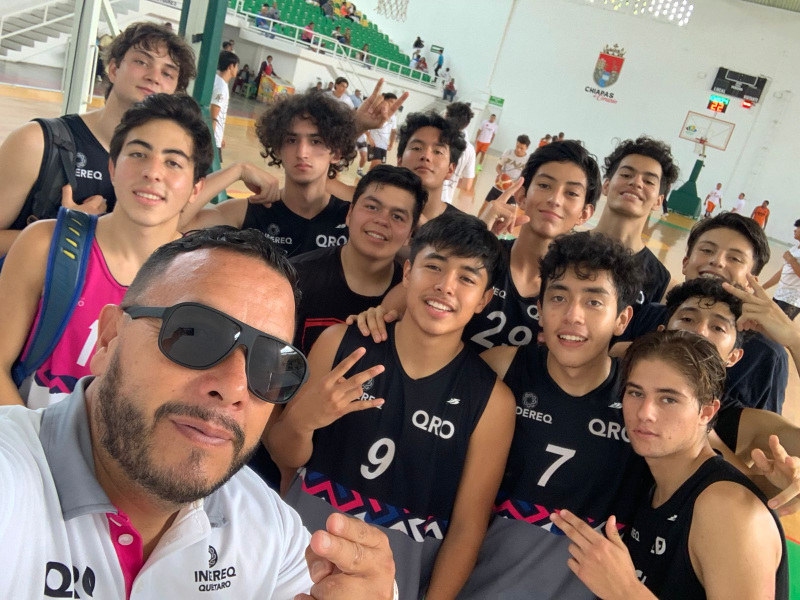
#> input picture Photos/Baketball/48b15ed6-2709-47a5-ab91-ab5953aaf673.jpg, 1600 x 1200 px (shown at 1/2 size)
$ python build-images.py
#> lines starting #> are read from the running program, lines starting #| are printed output that depends on the picture
#!/usr/bin/env python3
"""
Turns my original photos in Photos/ into the web versions the site loads.

For every photo I make several WebP copies at different widths. The browser
then picks the smallest one that is still sharp on that screen, so a phone
downloads a small file and a big monitor gets the full-size one. Quality stays
high (WebP at 86), and I never enlarge a photo beyond its original size.

Run it from the project root whenever I add or replace a photo:
    python3 scripts/build-images.py

It needs Pillow (pip install pillow) and macOS's built-in `sips`, which I use
to read the HEIC photos from my iPhone.
"""
import json
import subprocess
import tempfile
from pathlib import Path

from PIL import Image, ImageOps

ROOT = Path(__file__).resolve().parent.parent
OUT = ROOT / "public" / "images"
MANIFEST = ROOT / "src" / "data" / "images.json"

# The widths I generate. A photo only gets the ones that are not larger than itself.
WIDTHS = [480, 800, 1200, 1600, 2200]
QUALITY = 86

# Original file -> name used on the site. To add a photo, add a line here.
PHOTOS = {
    "Baketball/48b15ed6-2709-47a5-ab91-ab5953aaf673.jpg": "basketball/state-team",
    "Baketball/6ab987fd-68c9-47b4-8008-3ad26a129920.jpg": "basketball/cup-with-coach",
    "Baketball/IMG_1360.jpeg": "basketball/early-trophy",
    "Baketball/IMG_2714.jpeg": "basketball/first-court",
    "Baketball/IMG_6978.jpeg": "basketball/two-trophies",
    "Baketball/bca0b511-b423-4e9c-b39f-8db4822f8383.jpg": "basketball/champions-banner",
    "Carrer/0ce016a9-0ed5-41fe-b20e-dfb816386f1c.JPG": "career/at-work",
    "Carrer/90D3C155-2C5F-4333-85CB-B6A3A57322DC.PNG": "career/storecheck",
    "Carrer/IMG_2685.HEIC": "career/service",
    "Carrer/IMG_2958.heic": "career/inteva",
    "Education/5e718a6a-d56e-4303-8d18-2ad1502531e9_Original.jpg": "education/friends",
    "Education/FE09BADF-B0EC-4886-B2FE-04DF54E7C972.JPG": "education/competition-hall",
    "Education/IMG_1132_Original.HEIC": "education/school-days",
    "Education/my college.JPG": "education/campus",
    "Education/b3b5d6ea-abf1-4d99-81e7-5bfd4e001666.jpg": "education/graduation",
    "Education/bea654c3-c325-43a6-9c3f-27d3b4bd319b.jpg": "education/robotics",
}


def load(path: Path) -> Image.Image:
    """Opens a photo the right way up. HEIC goes through sips first because Pillow cannot read it."""
    if path.suffix.lower() == ".heic":
        with tempfile.TemporaryDirectory() as tmp:
            png = Path(tmp) / "photo.png"
            subprocess.run(
                ["sips", "-s", "format", "png", str(path), "--out", str(png)],
                check=True,
                capture_output=True,
            )
            image = Image.open(png)
            image.load()
    else:
        image = Image.open(path)
#> image is the input picture: PIL image 1600x1200 RGB; mean R, G, B 134.2, 116.8, 106.8
    # Phone photos store their rotation as a note; this applies it for real.
    return ImageOps.exif_transpose(image).convert("RGB")


def main() -> None:
    manifest = {}
    for original, name in PHOTOS.items():
        image = load(ROOT / "Photos" / original)
        width, height = image.size
#> width = 1600; height = 1200
        # Keep every standard width that fits, plus the photo's own width if it is
        # smaller than my largest size, so the full original detail is always available.
        widths = sorted({w for w in WIDTHS if w < width} | {min(width, WIDTHS[-1])})
#> widths = [480, 800, 1200, 1600]
        target = OUT / f"{name}"
        target.parent.mkdir(parents=True, exist_ok=True)
        for w in widths:
            resized = image if w == width else image.resize((w, round(height * w / width)), Image.LANCZOS)
            resized.save(f"{target}-{w}.webp", "WEBP", quality=QUALITY, method=6)
#> this loop made 4 passes
#> pass 1, in main, `resized = image if w == width else image.resize((w, round(height * w /..`:
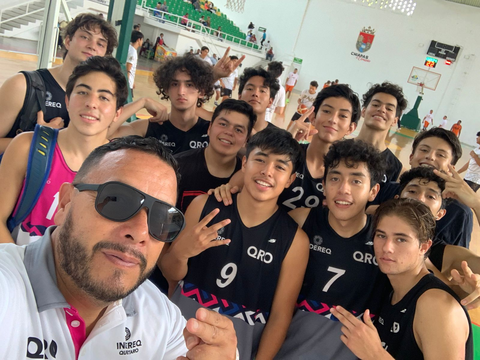
#> resized: PIL image 480x360 RGB; mean R, G, B 134.2, 116.8, 106.8
#> pass 2, in main, `resized = image if w == width else image.resize((w, round(height * w /..`:
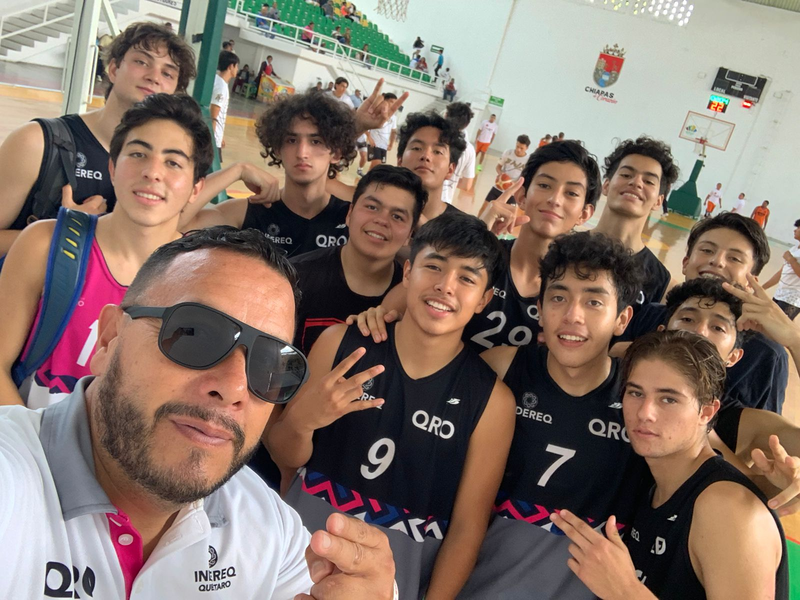
#> resized: PIL image 800x600 RGB; mean R, G, B 134.2, 116.8, 106.8
        manifest[name] = {"width": width, "height": height, "widths": widths}
        print(f"{name}: {widths}")
#| basketball/state-team: [480, 800, 1200, 1600]
#> pass 3 of the loop in main, `for original, name in PHOTOS.items():`:
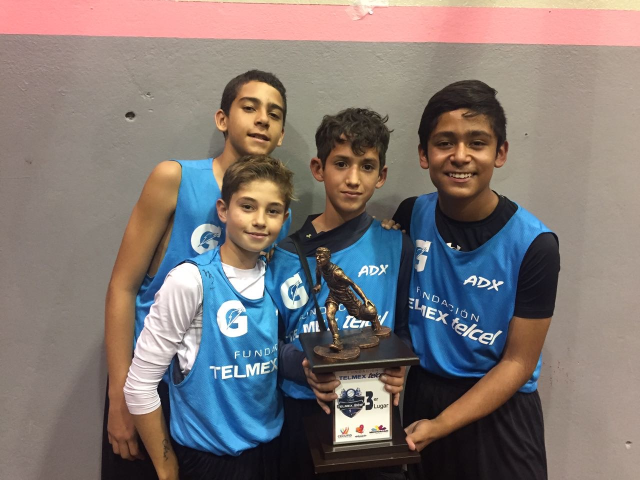
#> input picture Photos/Baketball/IMG_1360.jpeg, 1280 x 960 px (shown at 1/2 size)
#> in load, image is the input picture: PIL image 1280x960 RGB; mean R, G, B 127.4, 118.5, 116.2
#> the loop in main, `for w in widths:` made 4 passes
#> pass 1, in main, `resized = image if w == width else image.resize((w, round(height * w /..`:
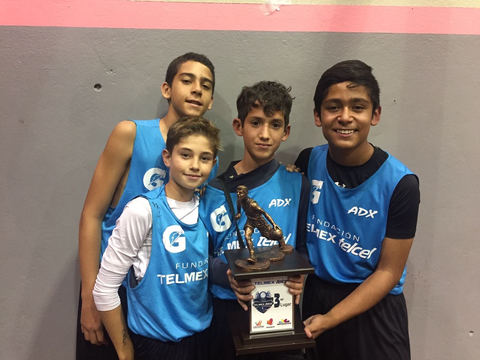
#> resized: PIL image 480x360 RGB; mean R, G, B 127.4, 118.5, 116.2
#| basketball/early-trophy: [480, 800, 1200, 1280]
#> the loop made 7 passes; the first 3 are shown
    MANIFEST.write_text(json.dumps(manifest, indent=2) + "\n")


if __name__ == "__main__":
#> (the run stopped early here; a loop or call above may not have finished)
